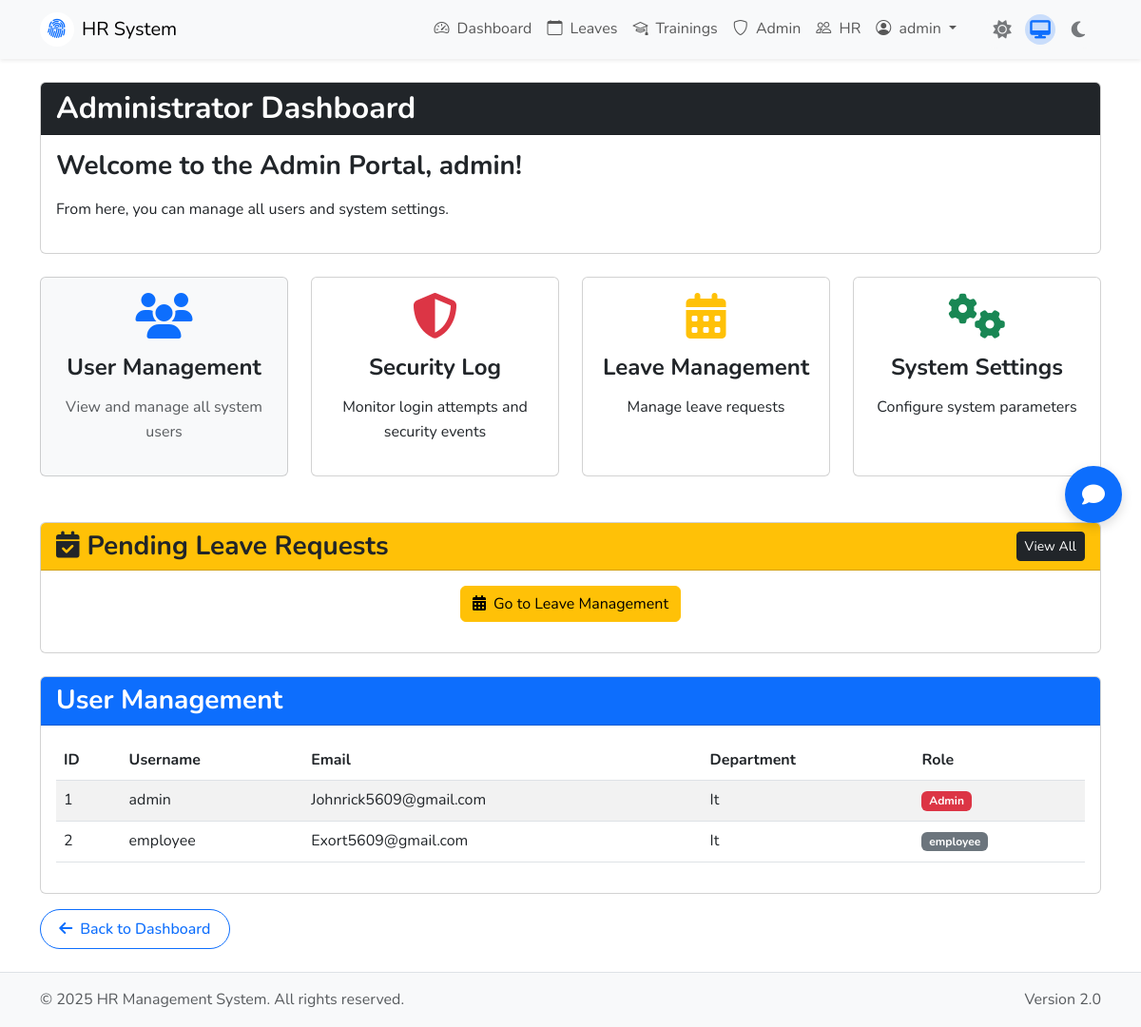
The app's page /admin/dashboard (signed in) with its own data.
### models.py (models this page shows, shortened)
class User(UserMixin, db.Model):
    id = db.Column(db.Integer, primary_key=True)
    username = db.Column(db.String(80), unique=True, nullable=False)
    email = db.Column(db.String(120), unique=True, nullable=False)
    password_hash = db.Column(db.String(200), nullable=False)
    department = db.Column(db.String(100), nullable=False)
    role = db.Column(db.String(20), nullable=False, default='employee')  # 'employee', 'hr', 'admin'
    def is_admin(self):
        return self.role == 'admin'
    def is_hr(self):
        return self.role == 'hr'

### app.py (the view)
@app.route('/admin/dashboard')
@login_required
@admin_required
def admin_dashboard():
    users = User.query.all()
    return render_template('admin_dashboard.html', users=users)

### app.py (called while the page is built)
@login_manager.user_loader
def load_user(user_id):
    return User.query.get(int(user_id))

def admin_required(f):
    @wraps(f)
    def decorated_function(*args, **kwargs):
        if not current_user.is_authenticated or not current_user.is_admin():
            flash("You don't have permission to access this page", "danger")
            return redirect(url_for('dashboard'))
        return f(*args, **kwargs)
    return decorated_function

@app.context_processor
def utility_processor():
    def get_profile_image_url(profile_image, width=300, height=300, version=None):
        if not profile_image or profile_image == 'default-profile':
            return url_for('static', filename='img/default-profile.png')
        return get_optimized_url(profile_image, width, height, version=version)
    now = datetime.now()
    return dict(get_profile_image_url=get_profile_image_url, now=now)

### templates/admin_dashboard.html (shortened to what this page needs)
{% extends "base.html" %}
{% block content %}
<div class="card mb-4">
    <div class="card-header bg-dark text-white">
        <h2 class="card-title mb-0">Administrator Dashboard</h2>
    </div>
    <div class="card-body">
        <h3>Welcome to the Admin Portal, {{ current_user.username }}!</h3>
        <p>From here, you can manage all users and system settings.</p>
    </div>
</div>
<div class="row mb-4">
    <div class="col-lg-3 col-md-6 mb-4">
        <div class="card h-100 bg-body-tertiary">
            <div class="card-body text-center">
                <i class="fas fa-users fa-3x text-primary mb-3"></i>
                <h4>User Management</h4>
                <p class="text-body-secondary">View and manage all system users</p>
            </div>
        </div>
    </div>
    <div class="col-lg-3 col-md-6 mb-4">
        <a href="{{ url_for('admin_login_attempts') }}" class="text-decoration-none">
            <div class="card h-100">
                <div class="card-body text-center">
                    <i class="fas fa-shield-alt fa-3x text-danger mb-3"></i>
                    <h4>Security Log</h4>
                    <p>Monitor login attempts and security events</p>
                </div>
            </div>
        </a>
    </div>
    <div class="col-lg-3 col-md-6 mb-4">
        <a href="{{ url_for('leaves') }}" class="text-decoration-none">
            <div class="card h-100">
                <div class="card-body text-center">
                    <i class="fas fa-calendar-alt fa-3x text-warning mb-3"></i>
                    <h4>Leave Management</h4>
                    <p>Manage leave requests</p>
                </div>
            </div>
        </a>
    </div>
    <div class="col-lg-3 col-md-6 mb-4">
        <div class="card h-100">
            <div class="card-body text-center">
                <i class="fas fa-cogs fa-3x text-success mb-3"></i>
                <h4>System Settings</h4>
                <p>Configure system parameters</p>
            </div>
        </div>
    </div>
</div>
<div class="card mb-4">
    <div class="card-header bg-warning text-dark">
        <h3 class="card-title mb-0 d-flex justify-content-between align-items-center">
            <span><i class="fas fa-calendar-check me-2"></i>Pending Leave Requests</span>
            <a href="{{ url_for('leaves') }}" class="btn btn-sm btn-dark">View All</a>
        </h3>
    </div>
    <div class="card-body">
        <p class="text-center">
            <a href="{{ url_for('leaves') }}" class="btn btn-warning">
                <i class="fas fa-calendar-alt me-2"></i>Go to Leave Management
            </a>
        </p>
    </div>
</div>
<div class="card">
    <div class="card-header bg-primary text-white">
        <h3 class="card-title mb-0">User Management</h3>
    </div>
    <div class="card-body">
        <div class="table-responsive">
            <table class="table table-striped">
                <thead>
                    <tr>
                        <th>ID</th>
                        <th>Username</th>
                        <th>Email</th>
                        <th>Department</th>
                        <th>Role</th>
                    </tr>
                </thead>
                <tbody>
                    {% for user in users %}
                    <tr>
                        <td>{{ user.id }}</td>
                        <td>{{ user.username }}</td>
                        <td>{{ user.email }}</td>
                        <td>{{ user.department.replace('_', ' ').title() }}</td>
                        <td><span class="badge {% if user.role == 'admin' %}bg-danger{% elif user.role == 'hr' %}bg-info{% else %}bg-secondary{% endif %}">{{ user.role.replace('admin', 'Admin').replace('hr', 'HR') }}</span></td>
                    </tr>
                    {% else %}
                    <tr>
                        <td colspan="5" class="text-center">No users found</td>
                    </tr>
                    {% endfor %}
                </tbody>
            </table>
        </div>
    </div>
</div>
<div class="mt-3">
    {% include 'components/back_button.html' %}
</div>
{% endblock %}

### templates/base.html (shortened to what this page needs)
<!DOCTYPE html>
<html lang="en">
<head>
    <link href="https://cdn.jsdelivr.net/npm/bootstrap@5.3.0/dist/css/bootstrap.min.css" rel="stylesheet">
    <link rel="stylesheet" href="https://cdn.jsdelivr.net/npm/bootstrap-icons@1.10.0/font/bootstrap-icons.css">
    <link rel="stylesheet" href="https://cdnjs.cloudflare.com/ajax/libs/font-awesome/6.4.0/css/all.min.css">
    <link rel="stylesheet" href="{{ url_for('static', filename='css/ui-kit.css') }}">
    <link rel="stylesheet" href="{{ url_for('static', filename='css/theme-toggle.css') }}">
</head>
<body>
    <nav class="navbar navbar-expand-lg navbar-light bg-body-tertiary sticky-top shadow-sm">
        <div class="container">
            <a class="navbar-brand d-flex align-items-center" href="{{ url_for('index') }}">
                <div class="brand-icon me-2 d-flex align-items-center justify-content-center bg-white rounded-circle" style="width:36px;height:36px;">
                    <i class="bi bi-fingerprint text-primary" style="font-size:1.3rem;"></i>
                </div>
                <span>HR System</span>
            </a>
            <div class="collapse navbar-collapse" id="navbarNav">
                <ul class="navbar-nav ms-auto">
                    {% if current_user.is_authenticated %}
                    <li class="nav-item">
                        <a class="nav-link" href="{{ url_for('dashboard') }}">
                            <i class="bi bi-speedometer2 me-1"></i> Dashboard
                        </a>
                    </li>
                    <li class="nav-item">
                        <a class="nav-link" href="{{ url_for('leaves') }}">
                            <i class="bi bi-calendar me-1"></i> Leaves
                        </a>
                    </li>
                    <li class="nav-item">
                        <a class="nav-link" href="{{ url_for('trainings') }}">
                            <i class="bi bi-mortarboard me-1"></i> Trainings
                        </a>
                    </li>
                    {% if current_user.is_admin() %}
                    <li class="nav-item">
                        <a class="nav-link" href="{{ url_for('admin_dashboard') }}">
                            <i class="bi bi-shield me-1"></i> Admin
                        </a>
                    </li>
                    {% endif %}
                    {% if current_user.is_hr() or current_user.is_admin() %}
                    <li class="nav-item">
                        <a class="nav-link" href="{{ url_for('hr_dashboard') }}">
                            <i class="bi bi-people me-1"></i> HR
                        </a>
                    </li>
                    {% endif %}
                    <li class="nav-item dropdown">
                        <a class="nav-link dropdown-toggle" href="#" role="button" data-bs-toggle="dropdown">
                            <i class="bi bi-person-circle me-1"></i> {{ current_user.username }}
                        </a>
                    </li>
                    {% endif %}
                </ul>
                {% include 'components/theme_toggle.html' %}
            </div>
        </div>
    </nav>
    <div class="container my-4">
        <div id="content-wrapper">
            {% block content %}{% endblock %}
        </div>
    </div>
    <footer class="footer mt-auto py-3 bg-body-tertiary border-top">
        <div class="container">
            <div class="row">
                <div class="col-md-6 text-center text-md-start">
                    <span class="text-body-secondary">© 2025 HR Management System. All rights reserved.</span>
                </div>
                <div class="col-md-6 text-center text-md-end">
                    <span class="text-body-secondary">Version 2.0</span>
                </div>
            </div>
        </div>
    </footer>
    {% if current_user.is_authenticated %}
    {% include 'components/chatbot.html' %}
    {% endif %}
    <link rel="stylesheet" href="{{ url_for('static', filename='css/chatbot.css') }}">
</body>
</html>

### static/css/ui-kit.css (style rules this page uses)
:root { --hr-primary: #4e73df; --hr-primary-hover: #2e59d9; --hr-success: #1cc88a; --hr-info: #36b9cc; --hr-warning: #f6c23e; --hr-danger: #e74a3b; --hr-secondary: #858796; --hr-light: #f8f9fc; --hr-dark: #5a5c69; --hr-space-xs: 0.25rem; --hr-space-sm: 0.5rem; --hr-space-md: 1rem; --hr-space-lg: 1.5rem; --hr-space-xl: 2rem; --hr-space-xxl: 3rem; --hr-font-family: 'Nunito', -apple-system, BlinkMacSystemFont, "Segoe UI", Roboto, "Helvetica Neue", Arial, sans-serif; --hr-body-font-size: 1rem; --hr-border-radius-sm: 0.25rem; --hr-border-radius: 0.35rem; --hr-border-radius-lg: 0.5rem; --hr-border-radius-xl: 1rem; }
body { font-family: var(--hr-font-family); font-size: var(--hr-body-font-size); line-height: 1.6; }
h1, h2, h3, h4, h5, h6 { font-weight: 700; line-height: 1.2; margin-bottom: var(--hr-space-md); }

### static/css/theme-toggle.css (style rules this page uses)
html { transition: background-color 0.3s ease, color 0.3s ease; }
body { transition: background-color 0.3s ease, color 0.3s ease; }
.card, .navbar, .btn, .form-control, .form-select, .modal, .table, .input-group-text, .dropdown-menu, .alert, .badge { transition: all 0.3s ease; }

### records on screen
User: username "admin", id "1", email "Johnrick5609@gmail.com", department.replace "It", role.replace "Admin"
User: id "2", username "employee", email "Exort5609@gmail.com", department.replace "It", role.replace "employee"

### other values on screen
{{ text|default('Back to Dashboard') }} "Back to Dashboard"
